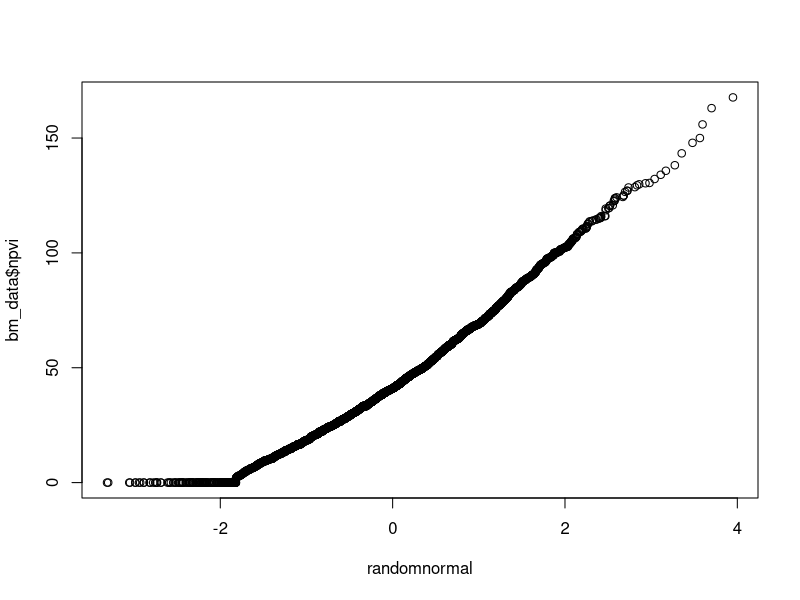
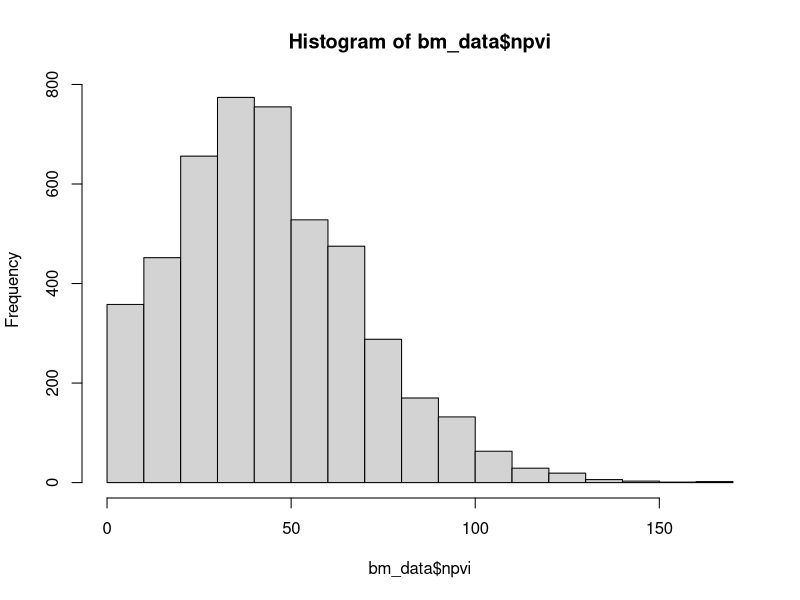
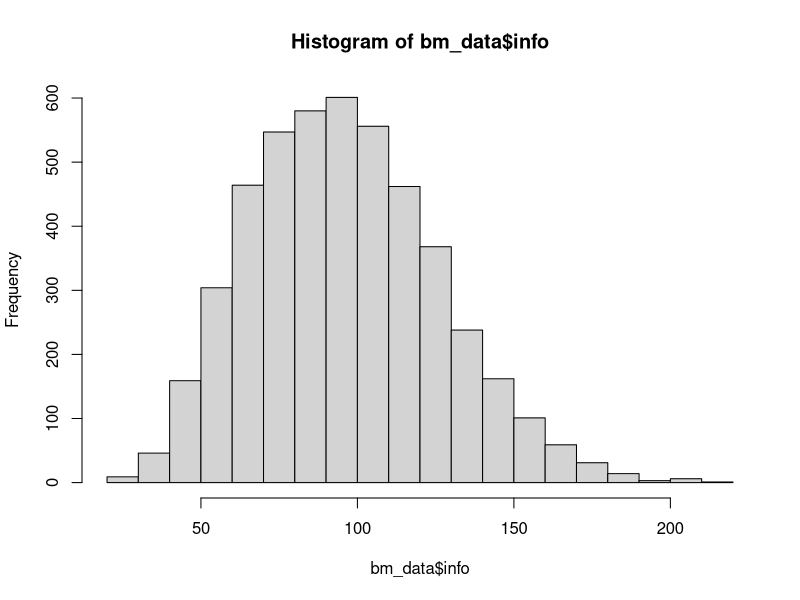
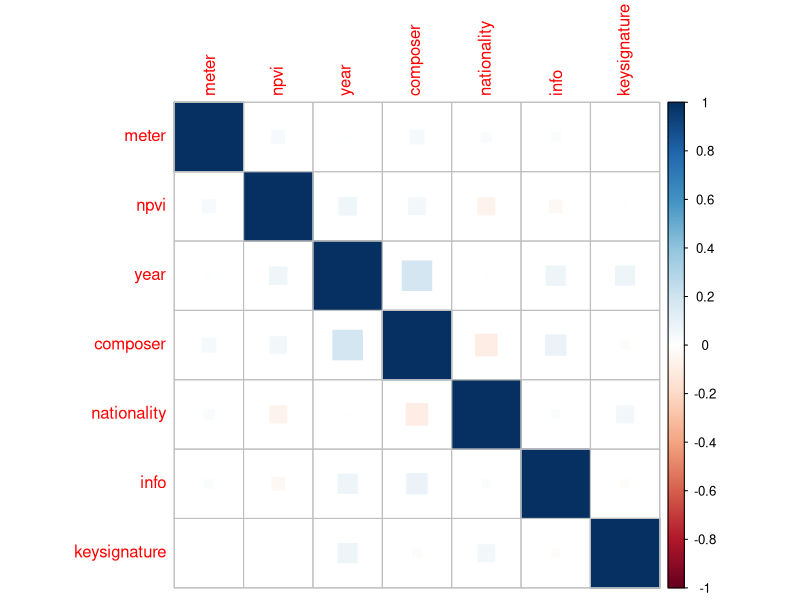
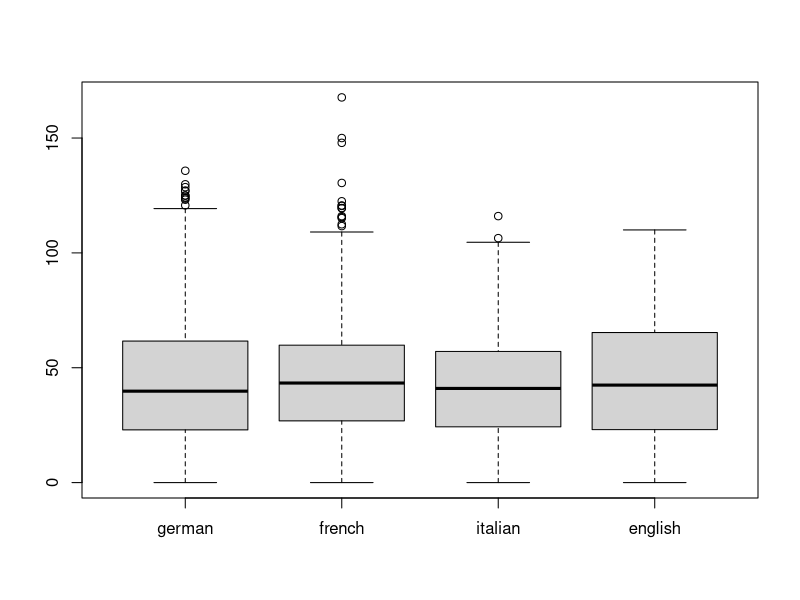

The R script that drew these images, in order:
#####################################################################
######## Analyzes the barlow and morgenstern dataset, 
######## for meter, npvi, info, country, year, and composer
######## June, 2015 
#####################################################################


##### Set the working directory to the correct place
setwd("~/Dropbox/Scores/HumdrumScores/Monody/Themes")

#### load in my data
bm_data <- read.csv("bmdata.csv", header=T)

#### convert nationality, composer, and everything else to factors
composer <- as.numeric(factor(bm_data$composer))
composer_text <- bm_data$composer
nationality <- as.numeric(factor(bm_data$nationality))
nationality_text <- bm_data$nationality
meter <- as.numeric(factor(bm_data$meter))
meter_text <- bm_data$meter
info <- bm_data$info
keysignature <- as.numeric(factor(bm_data$key))
keysignature_text <- bm_data$key
npvi <- bm_data$npvi
year <- bm_data$year

bm_dataframe <- data.frame(composer, composer_text, nationality, nationality_text, meter, meter_text, info, keysignature, keysignature_text, npvi, year)

#### Is the nPVI/Info data normal? Run a qqplot and a k-s test.
# Kolmogorov-Smirnov Test, we DON'T want a significant result.
randomnormal <- rnorm(length(bm_dataframe$npvi))
ks.test(bm_dataframe$info, randomnormal)
ks.test(bm_dataframe$npvi, randomnormal)

###Shapiro-Wilk Test
shapiro.test(bm_data$npvi)
shapiro.test(bm_data$info)

####plotting normal distributions (or lack thereof)
qqplot(randomnormal, bm_data$npvi)
hist(bm_data$npvi)
hist(bm_data$info)

#### Let's do a multiple regression (but the data isn't parametric! Agggggh.)
#my_model <- lm(bm_dataframe$npvi ~ bm_dataframe$meter + bm_dataframe$nationality)

subsetted_data <- data.frame(meter, npvi, year, composer, nationality, info, keysignature)
my_cor <- cor(subsetted_data, method="kendall")


library(corrplot)
corrplot(my_cor, method = "square")

####with p value
library(Hmisc)
rcorr(my_cor, type="spearman") 

###subset data by country:
german <- bm_dataframe[ which(bm_dataframe$nationality_text=="German"), ]  
french <- bm_dataframe[ which(bm_dataframe$nationality_text=="French"), ]  
italian <- bm_dataframe[ which(bm_dataframe$nationality_text=="Italian"), ]  
english <- bm_dataframe[ which(bm_dataframe$nationality_text=="English"), ]  

boxplot(german$npvi, french$npvi, italian$npvi, english$npvi, names=c("german", "french", "italian", "english"))

my_regression <- lm(npvi ~ nationality +info + meter)
summary(my_regression)
